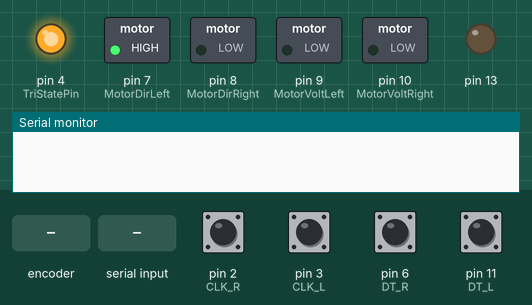
Bench run of a sketch on a simulated Arduino Uno, built with avr-gcc and run on an emulated ATmega328P. Parts: switched loads named in the sketch (green lamp = pin HIGH), output pins drawn as LEDs (lit = HIGH), the last lines printed to the serial monitor. The inputs (shaded band) are chosen by the test bench; at power-on: pin 2 (CLK_R), pin 3 (CLK_L), pin 6 (DT_R), pin 11 (DT_L) HIGH.

Above: at 1.2 s.
1.3 s: rotary encoder on pin 2 (CLK_R) / pin 6 (DT_R) turned 3 steps (first pin leading)
At 2.9 s:
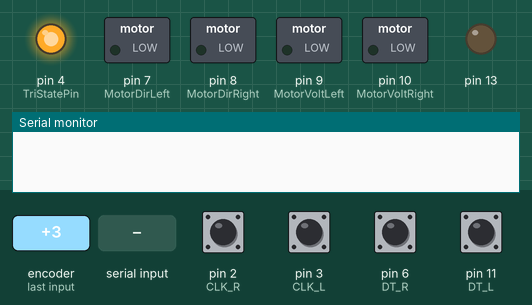
4.9 s: "90,45,200\n" received over Serial
7.9 s: pin 3 (CLK_L) pulled LOW for 0.15 s
At 8.9 s:
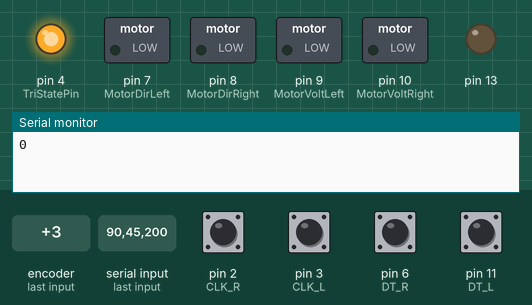
11.0 s: pin 3 (CLK_L) pulled LOW for 1 s
At 11.6 s:
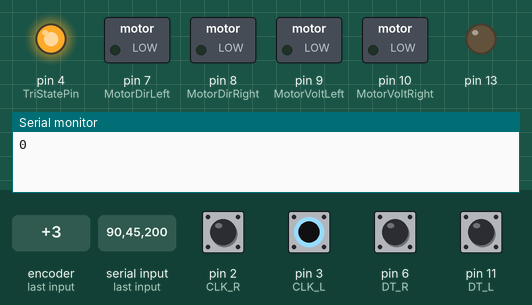
13.5 s: pin 3 (CLK_L) pulsed LOW 5 times (0.12 s each, 0.3 s apart)
At 17.7 s:
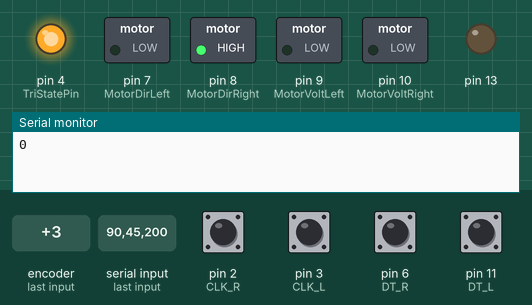
18.0 s: pin 3 (CLK_L) pulsed LOW 2 times (0.12 s each, 0.3 s apart)
At 20.8 s:
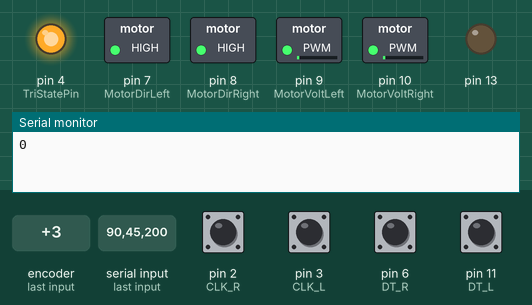
Timing chart, 0 to 22.6 s (numbered marks = the images above; inputs shaded):
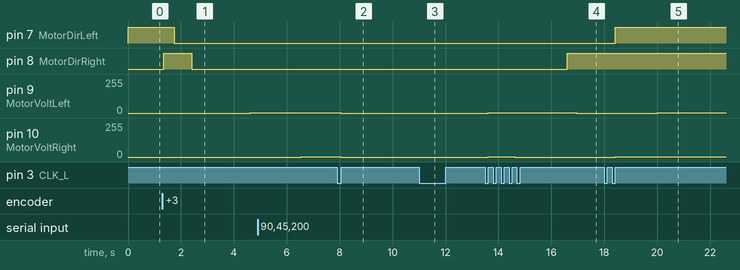

Measured:
- after the input at 1.3 s, pin 7 (MotorDirLeft): HIGH → LOW after 0.45 s; pin 8 (MotorDirRight): LOW → HIGH after 0.05 s, → LOW 1.1 s later; pin 9 (MotorVoltLeft): 0/255 → 1/255 after 3.3 s
- after the input at 7.9 s, pin 9 (MotorVoltLeft), pin 10 (MotorVoltRight): 1/255 → 0/255 after 0.15 s
- after the input at 11.0 s, pin 9 (MotorVoltLeft): stays 0/255 (without the input it goes to 1/255 after 1.0 s); pin 10 (MotorVoltRight): stays 0/255 (without the input it goes to 1/255 after 1.5 s)
- after the input at 13.5 s, pin 8 (MotorDirRight): LOW → HIGH after 3.1 s; pin 9 (MotorVoltLeft): 0/255 → 3/255 after 0.12 s, → 2/255 0.30 s later, → 1/255 0.90 s later, → 0/255 2.1 s later; pin 10 (MotorVoltRight): 0/255 → 2/255 after 0.12 s, → 1/255 0.30 s later, → 0/255 0.69 s later
- after the input at 18.0 s, pin 7 (MotorDirLeft): LOW → HIGH after 0.42 s instead of 2.1 s; pin 9 (MotorVoltLeft): 0/255 → 1/255 after 2.0 s, → 2/255 2.1 s later; pin 10 (MotorVoltRight): 0/255 → 1/255 after 0.42 s instead of 1.7 s

The sketch:

PlayCode.ino
```cpp
 //******************************************************************************************
//Combined Arduino Code for Final Demo
//******************************************************************************************
//By Eli Ball & Joey Thurman & Joshua Higgins
//4/18/2022

//This Program Allows the Pi to set a predefined direction to turn the robot and then have the robot move foward based on data read in by the Pi's Camera.
//Fudge Factors in case 2.
//******************************************************************************************
//          GLOBAL VARIABLES
//******************************************************************************************

#include <Wire.h>

//Define Motor Pins
#define TriStatePin    4
#define MotorDirLeft     7
#define MotorDirRight    8
#define MotorVoltLeft   9  //PWM for left motor
#define MotorVoltRight  10 //PWM for right motor

//Define Encoder Pins
#define CLK_R  2   //Uses Interrupt pin
#define DT_R   6
#define CLK_L  3    //Uses Interuppt pin
#define DT_L   11

//I2C communication constant
#define SLAVE_ADDRESS 0x04

//I2C communication variables
int read_offset = 0;
short int STATE = 0;//Finite State Machine
int len = 0;
int in_data[32] = {};
int dist = 0;
float ang = 0;
float turn_to = 0;
double Phi_PI_READ = 0;
String data;
bool DataRead;
bool Case3Once = true;

//time variables
float currentTime = 0;
float previousTime = 0;
float elapsedTime = 0;
float samplingTime = 0;

//angular velocity variables
double theta_dot_L = 0;
double theta_dot_R = 0;
double velocityRight = 0;
double velocityLeft = 0;
double velocityError = 0;

//angle position variables
double rad_L = 0;
double rad_R = 0;
double phi_curr = 0;

//X and Y Position
long int x = 0;
long int y = 0;

//void receiveData(int byteCount);
//void sendData();

void updateEncoder_R();
void updateEncoder_L();
void PID_CONTROL();


//wheel constants
float r = 0.24479; // radius of wheel as a fraction of one foot
float b = 1.23958; // distance between wheels as a fraction of one foot
#define rot 800


//encoder variables
int currentStateCLK_R;
int currentStateCLK_L;
int counter_L_old = 0;
int counter_L_new = 0;
int counter_L = 0;
int counter_R_old = 0;
int counter_R_new = 0;
int counter_R = 0;
int deltaCounter_R;
int deltaCounter_L;
int lastStateCLK_R;
int lastStateCLK_L;
String currentDirRight;
String currentDirLeft;

//Keep track of time for both motors with these variables
int tOldRight; // time old
int tOldLeft;
int tNewRight; // time new
int tNewLeft;
int deltaTRight = 0; // time new - time old
int deltaTLeft = 0;


// Controller parameters
double Kp = 22;
double Ki = 10;

double Kp_rho = 7.5;
double Ki_rho = 0.5;

//Angle Desired
double phi_des = 0;

//Distance Desired
double rho_s = 0;

//Distance Vars

double rho_dot_des = 0;
double rho = 0;
bool CLOSE = false;
double phi_old = 0;
bool Case2Once = true;

//******************************************************************************************

//******************************************************************************************

void setup(){
  pinMode(13, OUTPUT);
  Serial.begin(115200);

  //initialize i2c as slave
  //Wire.begin(SLAVE_ADDRESS);

  //define callabcks for i2c communication
  //Wire.onReceive(receiveData);
  //Wire.onRequest(sendData);
  //Serial.println("Ready!");

  //assign Pins I/O Logic
  pinMode(CLK_R, INPUT_PULLUP);
  pinMode(DT_R, INPUT_PULLUP);
  pinMode(CLK_L, INPUT_PULLUP);
  pinMode(DT_L, INPUT_PULLUP);

  lastStateCLK_R = digitalRead(CLK_R);
  lastStateCLK_L = digitalRead(CLK_L);

  //One interrupt per motor
  attachInterrupt(digitalPinToInterrupt(CLK_R), updateEncoder_R, CHANGE);
  attachInterrupt(digitalPinToInterrupt(CLK_L), updateEncoder_L, CHANGE);

  //Motor Setup
  pinMode(TriStatePin, OUTPUT);
  digitalWrite(TriStatePin, HIGH);

  //Set up outputs
  pinMode(MotorVoltLeft, OUTPUT);
  pinMode(MotorVoltRight, OUTPUT);
  pinMode(MotorDirLeft, OUTPUT);
  pinMode(MotorDirRight, OUTPUT);
}


void loop(){
    if (DataRead) {
    int j = 0;
    int st = String(data[1]).toInt();
    String dis = "";
    String ag = "";
    if (st != 9){
      STATE = st;
    }
    //Serial.print(data);
    for(j = 3; (j < 5) && (data[j] != 'n'); j++){
      dis = dis + data[j];
    }
    dist = dis.toInt();
    //Serial.print(dist);


    for(j = j + 1; j < data.length() && (data[j] != 'n'); j++){
      ag = ag + data[j];
    }
    ang = ag.toFloat();
    Serial.println(STATE);

    DataRead = false;
  }
  Phi_PI_READ = phi_curr;
  //Serial.print(STATE);

  static int i = 0;
  static int turnCount = 0;


  switch(STATE){
    case 0:

         rho_s = rho;
        //Don't Change
      break;

    case 1:
     //Find Tape
      phi_des  = phi_curr - 1.8*PI;

      rho_s = rho;

      if(abs(phi_curr) > 5){
        //Send Pi Flag it is time to Transisition
        //Send 10.69 to pi
        Phi_PI_READ = 10.69;
        //Serial.println("Change");

        //phi_des = (double) ang / 12.0;
      }

       break;

    case 2:
      static int oldCase2Ang = 0;
      Ki = 19;
      Kp = 18;

      if((oldCase2Ang != ang) && (CLOSE == false)){
        Case2Once = true;
      }

      oldCase2Ang = ang;


      if(Case2Once){
        phi_des = phi_curr + ang*0.01745;
        Case2Once = false;
      }
      //For Moving to the Line of Tape
      //Distance and Angle Set by the Pi
      if(CLOSE == false){ //If not close to destination adjust angle
        //phi_des = phi_curr + ang*0.01745;
        rho_s = rho + ((double) dist/12.0);
        //CLOSE = true;  ---- This shouldn't be needed. Makes it so the next if statement will never run.
      }

      CLOSE = false;

      if((dist  <=  12 ) && (dist > 0) && (CLOSE == false)){// TODO Change based on where camera loses sight. Runs once to set setpoint.
        phi_des = phi_curr;
        CLOSE = true;

        rho_s = rho + ((double) dist /12.0);
        //Fudge Factors Test 1: - 1 feet
        //Test 2: +2.8  feet


        //Serial.println("No");


      }

      phi_old = phi_curr;

      if(abs(rho - rho_s) < 0.05){ //TODO: Add flag for when to stop and not turn right. ---
        if(turnCount == 0){ //Follow Tape
          //STATE = 3;
          Case3Once = true; //Resets the boolean in State Three
        }

        if((turnCount < 5) && (turnCount > 0)){ //Turn Right
          //STATE = 4;

        }

        if(turnCount == 5) { //Stop --- Add flags Josh :)
          //STATE = 5;
        }
        turnCount++;
      }


        break;

      case 3:
      //Serial.println(
      //Reorient to line up to travel along tape.

      rho_s = rho;

      if(Case3Once){
        phi_des = phi_curr + (double) ang*0.01745;
        Case3Once = false;
      }

      CLOSE = false;  //Reset Close Flag Since we want to move to the end of the tape.


      //Serial.println(int(ang));
          //Serial.println(int(abs(phi_des - phi_curr)*100)%200);
          if((abs(phi_des - phi_curr) <= 0.1)){

          STATE = 2;


          } else{
            i++;
          }


        //phi_des = (double) ang / 12.0;
        break;

      case 4:
           //Turn 90 degrees right and then listen to the camera angle.
           rho_s = rho + 1.5;
           phi_des = phi_curr - 0.1;
           CLOSE = false;

           if(abs(phi_old -PI)  <= abs(phi_curr)){
            phi_des = phi_curr;
            rho_s = rho;
           }


           break;

      case 5: //STOP MOVING!

        rho_s = rho;

        phi_des = r* ((rad_R) - rad_L) / b;


        break;


      case 6: //Move to Cross and Stop
        Kp_rho = 13.5;
        Ki_rho = 0;
        if(dist > 0){
          rho_s = rho + (dist/12.0)*1.2;
        }


        phi_des = r* ((rad_R) - rad_L) / b;


        dist = 0;


      break;


      default: //Data Error


        break;
    }


  PID_CONTROL(); //Start the PID Control Loop


  //calculate angular velocity of wheels
}


void serialEvent(){

  if(Serial.available() > 0){

    //data = Serial.read();
    data = Serial.readStringUntil('\n');
    //Serial.print(data);
    DataRead = true;

    //ang = ag.toFloat();
  Serial.flush();

}
}

/*

//Recieve data across the i2c bus in the form of (state: 1 byte)(dist: 3 bytes)(angle: 20 bytes)
void receiveData(int byteCount){
  int i = 0;
  if(byteCount > 1){
    while(Wire.available()){
      in_data[i] = Wire.read();
      //Serial.print(in_data[i]);
      //Serial.print(' ');
      i++;
    }
    //Serial.print('\n');
    i--;
    len = i;


    //Break array into parts
    int j = 1;
    if(in_data[j] != 255){
      if (in_data[j] != 9){
        STATE = in_data[j];
      }
      //Serial.print(in_data[j]);
      //Serial.print(" ");
      String now = "";

    //Get the distance
      for (j = 2; j < 5; j++){
        now = now + char(in_data[j]);
      }
      dist = now.toInt();
    //Serial.print(dist);
    //Serial.print(", ang: ");


      now = "";
      for (j = 5; j < 22; j++){
          now = now + char(in_data[j]);
      }

      ang = now.toFloat();
        //Serial.print(ang);

      //else{
        //turn_to = now.toFloat();
      //}
    //Serial.print(turn_to);
    //Serial.print('\n');
    //Serial.print(", dist: ");
    }

  }

  else{
    read_offset = Wire.read();
  }
}

void sendData(){
  static byte data[32] = {};
  for(int i = 0; i < 32; i++){
    data[i] = 0;
  }
  String out = String(Phi_PI_READ);
  //String out_new = out.substring(0,5);

  //Serial.print(out);
  //Serial.print('\n');
  for(int i = 0; i < 6; i++){
    data[i] = out[i];
  }
  /*
  String start_val = String(analogRead(sensorPin));
  for(int i = 0; i < start_val.length(); i++){
    data[i] = (int)start_val[i];
  }

  //delay(200);
  Serial.print(data[0]);
  Wire.write(data, 32);

}
*/
//******************************************************************************************************************************
//Nested PID COntroller

void PID_CONTROL(){
    // Outer Loop Time
    int outerLoopTime = micros();

    //Phi to phidot control

    static double phi_er;
    static double phi_integral = 0;

    //double phi_curr = r* abs((rad_L) - rad_R) / b;

    phi_curr = r* ((rad_R) - rad_L) / b;
    phi_er = phi_des - phi_curr;

    if(phi_er < 0.5){
      phi_integral += phi_er;

     }

    if(STATE == 2){
      phi_integral = 0;
    }

    //Serial.print("phi_curr = ");
    //Serial.println(phi_curr);
    double phi_dot_des = phi_er * Kp + phi_integral * Ki * 0.001;


    //Find how far we are from desired location and decide if to keep moving.

    //New Outer Loop Control of Rho

    static double rho_er;
    static double rho_integral = 0;

    rho = r * (abs(rad_R + rad_L) / 2.0);

    rho_er  = rho_s - rho;

    if(rho_er < 2){
      rho_integral += rho_er;
    }

    if(STATE == 4){
      rho_integral = 0;
    }

    //Serial.print("rho_curr = ");
    //Serial.println(rho);

    rho_dot_des = rho_er * Kp_rho  + Ki_rho * rho_integral*0.001;


    //Serial.print("rho_dot = ");
    //Serial.println(rho);


    //Inner Loop w/Time
    //Has Code to implement rho dot and phi dot.
    for(int j = 0; j < 4; j++){

    int innerLoopTime = micros();

    //Rho dot control
    static double rho_dot_er;
    double rho_dot_curr = r * (theta_dot_R + theta_dot_L) *0.5;

    rho_dot_er = rho_dot_des - rho_dot_curr;


    double rho_V = Kp_rho * rho_dot_er;
    //Serial.print("rho_V = ");
    //Serial.println(rho_V);


    //Phi dot control
    static double phi_dot_er;
    phi_dot_er = (r * ((theta_dot_R) - theta_dot_L) / (double) b);
    phi_dot_er = phi_dot_des - phi_dot_er;


    double phi_dot_V = Kp * phi_dot_er;
    //Serial.print("phi_dot_V = ");
    //Serial.println(phi_dot_V);


    //MOTOR_R write : Va + deltaVa / 2
    double V1 = (rho_V + phi_dot_V)* 0.5;
    //Serial.print("V1 = ");
    //Serial.println(V1);
    if(V1>0){
      digitalWrite(MotorDirRight, HIGH);
    }else{
      digitalWrite(MotorDirRight, LOW);
    }

    //Convert to PWM friendly value.
    V1 = abs(V1);

    if(V1 > 255){
      V1 = 255;
    }

    if(STATE == 1 || STATE == 4){
      if(V1 > 62){
        V1 = 62;
      }
    }


    analogWrite(MotorVoltRight,V1);


    //MOTOR_Lwrite : Va + deltaVa / 2
    double V2 = (rho_V - phi_dot_V) *0.5;
    //Serial.print("V2 = ");
    //Serial.println(V2);
    if(V2>0){
      digitalWrite(MotorDirLeft, LOW);
    }else{
      digitalWrite(MotorDirLeft, HIGH);
    }

    //Convert to PWM friendly value.
    V2 = abs(V2);

    if(V2 > 255){
      V2 = 255;
    }

    if(STATE == 1 || STATE == 4){
      if(V2 > 62){
        V2 = 62;
      }
    }


    analogWrite(MotorVoltLeft,V2);


    //Keep Track of Position


    x = x + rho_dot_curr*0.0001*cos(phi_curr);
    y = y + rho_dot_curr*0.0001*sin(phi_curr);

    while(innerLoopTime + micros() < 100);  //Timing For Inner Control Loop -- 100 Microseconds each
    //End Inner Loop

    }

    while(outerLoopTime + micros() <  500); //Timing for outer Loop control -- 500 microseconds each.
    //End Outer Loop
}


//***************************************************************************************************************************
//            Rotate code


void updateEncoder_R(){

  currentStateCLK_R = digitalRead(CLK_R);
  int currentStateDT = digitalRead(DT_R);

  int newTime = micros();
  static int oldTime = 0;


  if (currentStateCLK_R != lastStateCLK_R  && currentStateCLK_R == 1){


    if (currentStateDT != currentStateCLK_R) {
      counter_R ++;
    } else {
      // Encoder is rotating CW so increment
      counter_R --;
    }

    double oldRad = rad_R;

    rad_R = (counter_R*2*PI)/(double)800;
    double deltaT = ((newTime-oldTime)*0.000001);
    theta_dot_R = (rad_R - oldRad) / (double) deltaT;


//     if(rad_R>=6.2831){
//      rad_R=rad_R-6.2831;
//      counter_R = 0;
//    }else if(rad_R<=-6.2831){
//      rad_R = rad_R+6.2831;
//      counter_R = 0;
//
//
//    }


    //Serial.print(" | counter_R: ");
    //Serial.println(counter_R);
    //Serial.println(theta_dot_R);

  }

  // Remember last CLK state
  lastStateCLK_R = currentStateCLK_R;

  oldTime = newTime;
}

void updateEncoder_L(){

  currentStateCLK_L = digitalRead(CLK_L);
  int currentStateDT = digitalRead(DT_L);

  int newTime = micros();
  static int oldTime = 0;


  if (currentStateCLK_L != lastStateCLK_L  && currentStateCLK_L == 1){


    if (currentStateDT != currentStateCLK_L) {
      counter_L --;
    } else {
      // Encoder is rotating CW so increment
      counter_L ++;
    }


    double oldRad = rad_L;

    rad_L = (counter_L*2*PI)/800;
    double deltaT = ((newTime-oldTime)*0.000001);
    theta_dot_L = (rad_L - oldRad) / (double) deltaT;

//
//     if(rad_L>=6.2831){
//      rad_L=rad_L-6.2831;
//      counter_L = 0;
//    }else if(rad_L<=-6.2831){
//      rad_L = rad_L+6.2831;
//      counter_L = 0;
//
//
//    }
//

    //Serial.print(" | counter_L: ");
    //Serial.println(counter_L);
    //Serial.println(theta_dot_L);

  }


  oldTime = newTime;

  // Remember last CLK state
  lastStateCLK_L = currentStateCLK_L;
  static int lastStateDT = currentStateDT;


}
```
